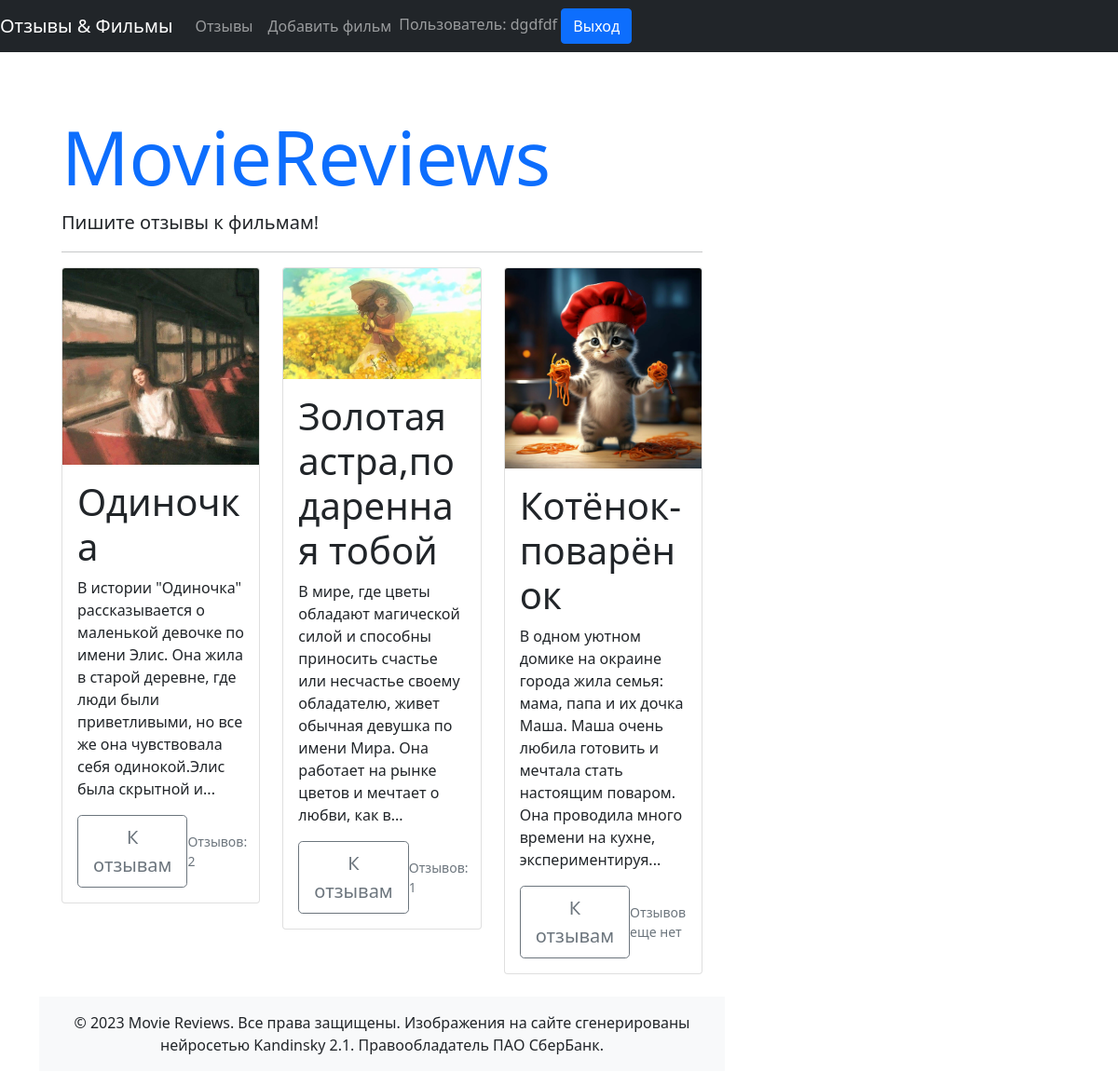
Screenshot of / (signed in) with the database file from the repository.
### models.py (models this page shows, shortened)
class User(db.Model, UserMixin):
    id = db.Column(db.Integer(), primary_key=True)
    name = db.Column(db.String(100))
    username = db.Column(db.String(50), nullable=False, unique=True)
    email = db.Column(db.String(100), nullable=False, unique=True)
    password_hash = db.Column(db.String(100), nullable=False)
    created_on = db.Column(db.DateTime(), default=datetime.utcnow)

class Movie(db.Model):
    id = db.Column(db.Integer, primary_key=True)
    title = db.Column(db.String(255), nullable=False)
    description = db.Column(db.Text, nullable=False)
    image = db.Column(db.String(255), nullable=False)
    reviews = db.relationship('Review', back_populates='movie')

### views.py (the view)
@app.route('/')
def index():
    movies = Movie.query.order_by(Movie.id.desc()).all()
    return render_template('index.html',
                           movies=movies)

### models.py (called while the page is built)
@login_manager.user_loader
def load_user(user_id):
    return User.query.get(user_id)

### templates/index.html
{% extends 'base.html' %}
{% block content %}
  {% for movie in movies %}
    <div class="col-md-4">
      <div class="card mb-4">
        {% if movie.image %}
          <img src="{{ url_for('static', filename='images/' + movie.image) }}" class="card-img-top">
        {% endif %}
        <div class="card-body">
          <h1 class="card-title display-6">{{ movie.title }}</h1>
          <p class="card-text">{{ movie.description|truncate(200) }}</p>
          <div class="d-flex justify-content-between align-items-center">
            <div class="btn-group">
              <a href="{{ url_for('movie', id=movie.id) }}" class="btn btn-lg btn-outline-secondary">К отзывам</a>
            </div>
            <small class="text-muted">
              {% if movie.reviews %}
                Отзывов: {{ movie.reviews|length }}
              {% else %}
                Отзывов еще нет
              {% endif %}
            </small>
          </div>
        </div>
      </div>
    </div>
  {% else %}
    <p class="lead">Пока тут пусто, но скоро мы это исправим!</p>
  {% endfor %}
{% endblock content %}

### templates/navigation.html (shortened to what this page needs)
<nav class="navbar navbar-expand-md navbar-dark bg-dark">
  <a class="navbar-brand" href="{{ url_for('index') }}">Отзывы & Фильмы</a>
  <div class="collapse navbar-collapse" id="navbarNav">
    <div class="mr-auto">
      <ul class="navbar-nav">
        <li class="nav-item active">
          <a class="nav-link" href="{{ url_for('index') }}">Отзывы</a>
        </li>
        <li class="nav-item">
          <a class="nav-link" href="{{ url_for('add_movie') }}">Добавить фильм</a>
        </li>
      </ul>
    </div>
    <div>
      {% if not current_user.is_authenticated %}
        <a class="btn btn-outline-primary" href="{{ url_for('login') }}">Вход</a>
        <a class="btn btn-primary" href="{{ url_for('registration') }}">Регистрация</a>
      {% else %}
        <span class="navbar-text">Пользователь: {{ current_user.name }}</span>
        <a class="btn btn-primary" href="{{ url_for('logout') }}">Выход</a>
      {% endif %}
    </div>
  </div>
</nav>

### rows the page displays
User: name "dgdfdf"
Movie: image (picture), title "Одиночка", description "В истории \"Одиночка\" рассказывается о маленькой девочке по имени Элис. Она жила в старой деревне, где люди были приветливыми, но все же она чувствовала себя одинокой.Элис была скрытной и...", reviews|length "2"
Movie: image (picture), title "Золотая астра,подаренная тобой", description "В мире, где цветы обладают магической силой и способны приносить счастье или несчастье своему обладателю, живет обычная девушка по имени Мира. Она работает на рынке цветов и мечтает о любви, как в...", reviews|length "1"
Movie: image (picture), title "Котёнок-поварёнок", description "В одном уютном домике на окраине города жила семья: мама, папа и их дочка Маша. Маша очень любила готовить и мечтала стать настоящим поваром. Она проводила много времени на кухне, экспериментируя...", shows "Отзывов еще нет"
